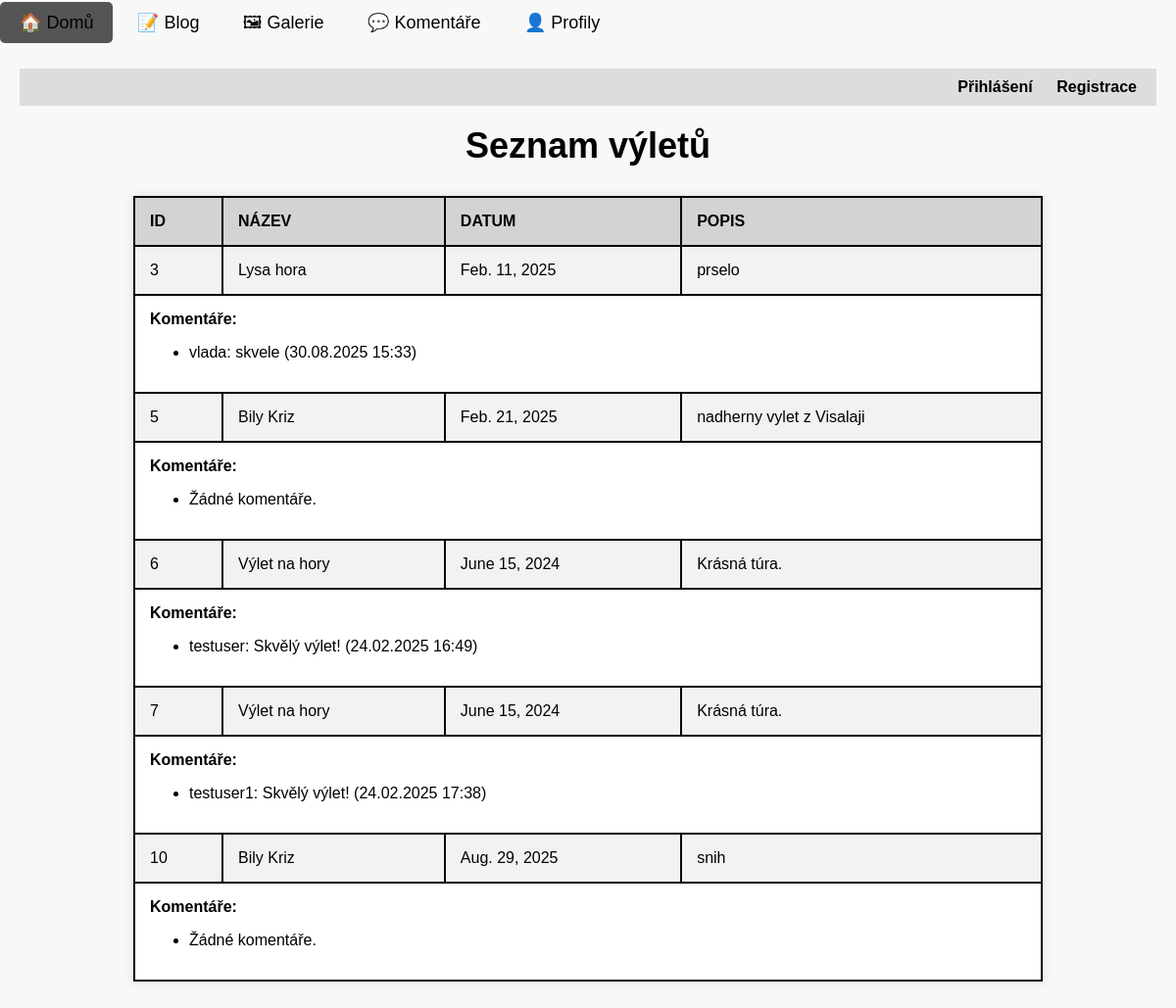
Before: / with the older database file.
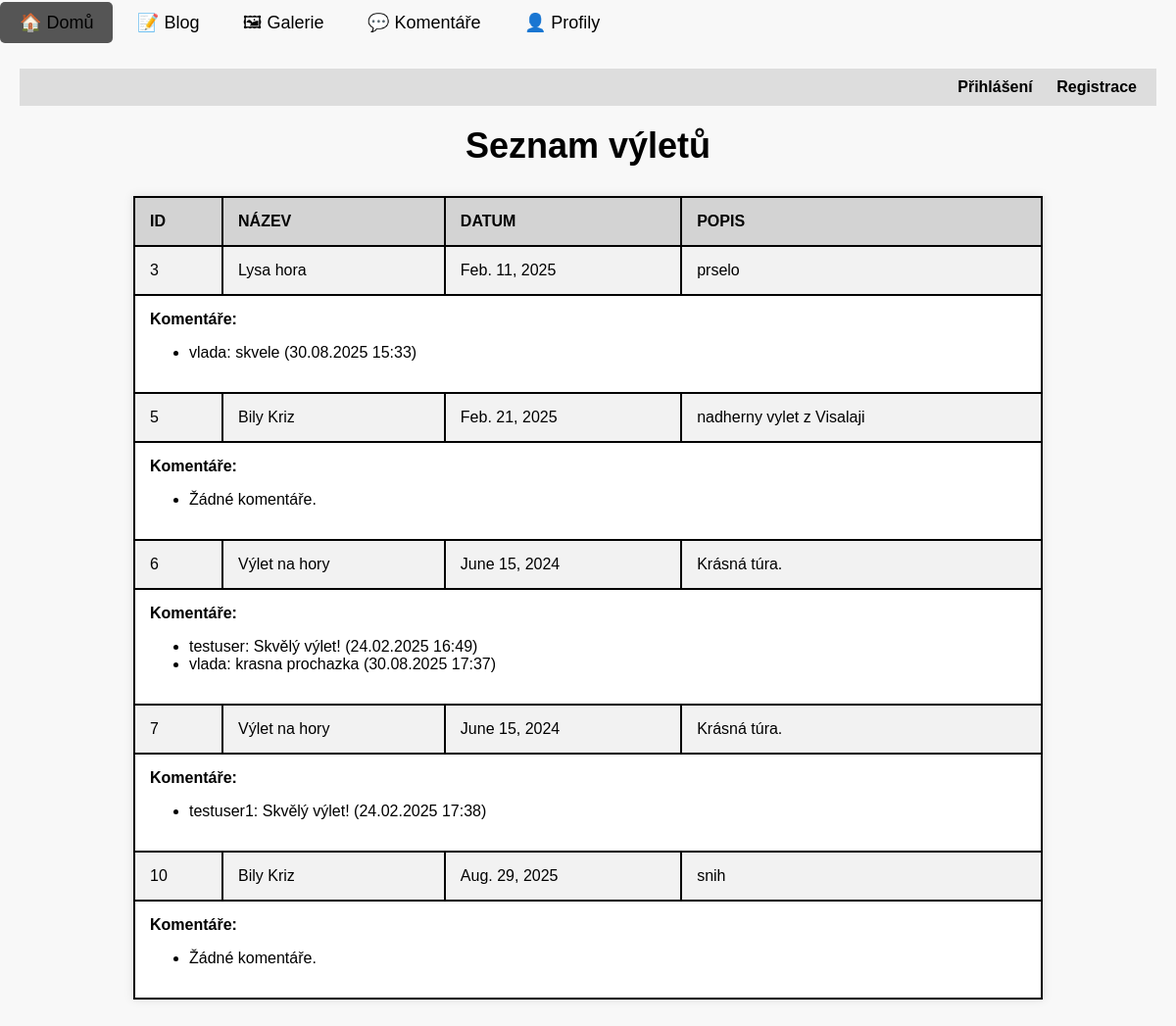
After: the same page with the newer database file.
### vylety/models.py (models this page shows, shortened)
class Vylet(models.Model):
    name = models.CharField(max_length=200, help_text="Zadejte název výletu")
    date = models.DateField(help_text="Datum konání výletu")
    description = models.TextField(help_text="Krátký popis výletu")
    user = models.ForeignKey(User, on_delete=models.CASCADE, help_text="Vlastník výletu")
    oblibene = models.ManyToManyField(User, related_name="oblibene_vylety", blank=True,
                                      help_text="Uživatelé, kteří si výlet přidali do oblíbených")

### komentare/models.py (models this page shows, shortened)
class Komentar(models.Model):
    uzivatel = models.ForeignKey(User, on_delete=models.CASCADE, help_text="Uživatel, který napsal komentář")
    vylet = models.ForeignKey(Vylet, on_delete=models.CASCADE, related_name="komentare",
                              help_text="Výlet, ke kterému komentář patří")
    text = models.TextField(help_text="Obsah komentáře")
    datum = models.DateTimeField(auto_now_add=True, help_text="Datum vytvoření komentáře")

### vylety/views.py (the view)
# urls.py: path('', views.index, name='index'),
def index(request):
    vylety = Vylet.objects.all()
    users = User.objects.all()
    komentare = Komentar.objects.all()
    return render(request, "vylety/index.html", {
        "vylety": vylety,
        "users": users,
        "komentare": komentare
    })

### vylety/templates/vylety/index.html (shortened to what this page needs)
{% extends 'vylety/base.html' %}
{% load static %}
{% block content %}
    <div class="navbar">
        {% if user.is_authenticated %}
            Přihlášen jako <strong>{{ user.username }}</strong> | <a href="{% url 'logout' %}">Odhlásit</a>
        {% else %}
            <a href="{% url 'login' %}">Přihlášení</a>
            <a href="{% url 'register' %}">Registrace</a>
        {% endif %}
    </div>
    <h2>Seznam výletů</h2>
    <table>
        <tr>
            <th>ID</th>
            <th>Název</th>
            <th>Datum</th>
            <th>Popis</th>
        </tr>
        {% for vylet in vylety %}
        <tr>
            <td>{{ vylet.id }}</td>
            <td>{{ vylet.name }}</td>
            <td>{{ vylet.date }}</td>
            <td>{{ vylet.description }}</td>
        </tr>
        <tr>
    <td colspan="5">
        <strong>Komentáře:</strong>
        <ul>
            {% for komentar in vylet.komentare.all %}
                <li>{{ komentar.uzivatel.username }}: {{ komentar.text }} ({{ komentar.datum|date:"d.m.Y H:i" }})</li>
            {% empty %}
                <li>Žádné komentáře.</li>
            {% endfor %}
        </ul>
    </td>
</tr>
        {% endfor %}
    </table>
{% endblock %}

Changed rows visible on the page:
added Komentar: uzivatel.username "vlada", text "krasna prochazka", datum "30.08.2025 17:37", shown under Vylet id 6
